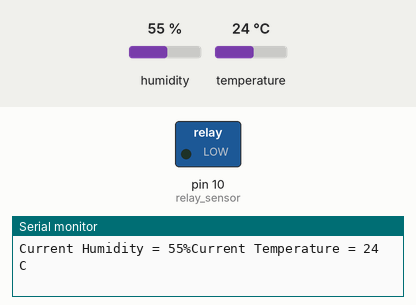
Recording of a sketch running on a simulated Arduino Uno, built with avr-gcc and run on an emulated ATmega328P. Shown: switched loads named in the sketch (green lamp = pin HIGH), the last lines printed to the serial monitor. Inputs (shaded band) come from the test bench; at power-on: humidity 55 %, temperature 24 °C.

Above: at 2.7 s.
2.8 s: humidity set to 64 %
4.7 s: humidity set to 67 %
At 6.6 s:
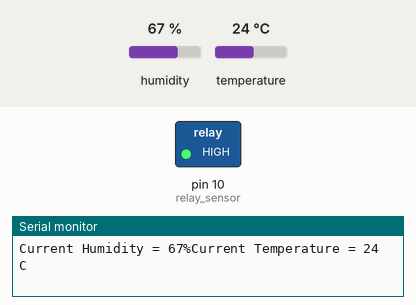
7.1 s: humidity set to 22 %
At 8.1 s:
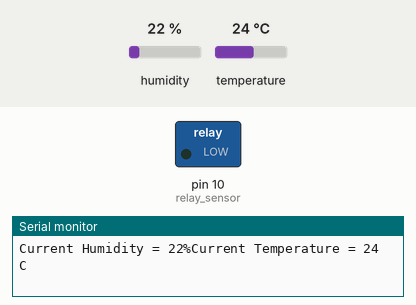
9.2 s: humidity set to 68 %
At 10.7 s:
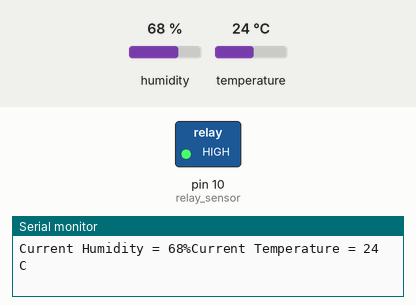
Timing chart, 0 to 12.2 s (numbered marks = the images above; inputs shaded):
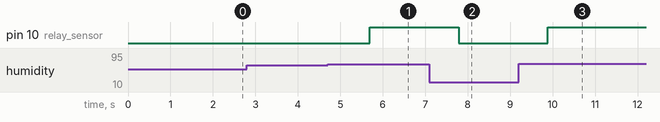

The sketch:

DHTSensor_actuators.ino
```cpp
#include <dht.h>
#define dht_apin A0
dht DHT;

int relay_sensor = 10;

void setup() {
  Serial.begin(9600);
  delay(500);
  Serial.println("DHT11 Humidity and Temperaure sensor\n\n");
  delay(1000);
  pinMode(relay_sensor, OUTPUT);
}

void loop() {
  DHT.read11(dht_apin);
  int temp = DHT.temperature;
  int r_humidity = DHT.humidity;

  Serial.print("Current Humidity = ");
  Serial.print(r_humidity);
  Serial.print("%");
  Serial.print("Current Temperature = ");
  Serial.print(temp);
  Serial.println(" C");
  delay(500);

  if(r_humidity > 65){
    digitalWrite(relay_sensor, HIGH);
  }else{
    digitalWrite(relay_sensor, LOW);
  }
}
```

Measured:
- the behaviour switches between 65 and 66 % on humidity (found by bisection; images 0 and 1)
- after the input at 4.7 s, pin 10 (relay_sensor): LOW → HIGH after 0.99 s
- after the input at 7.1 s, pin 10 (relay_sensor): HIGH → LOW after 0.69 s
- after the input at 9.2 s, pin 10 (relay_sensor): LOW → HIGH after 0.68 s
